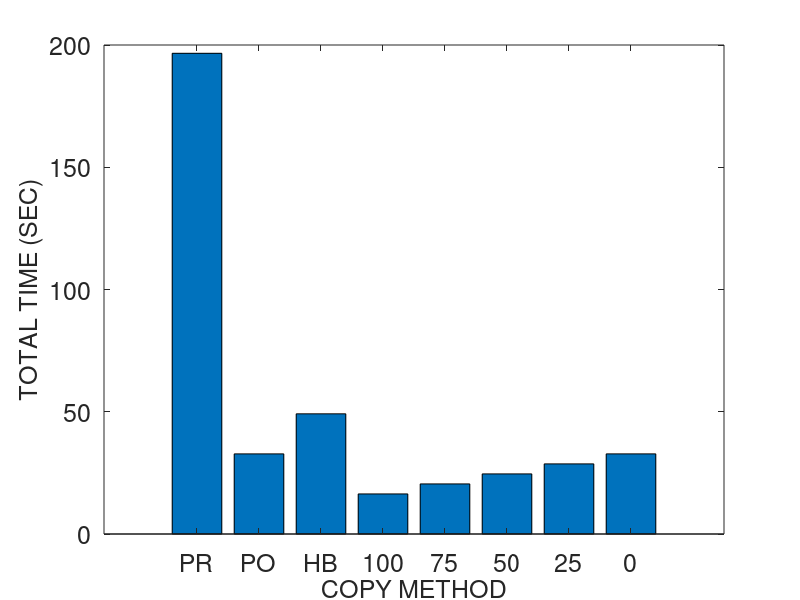
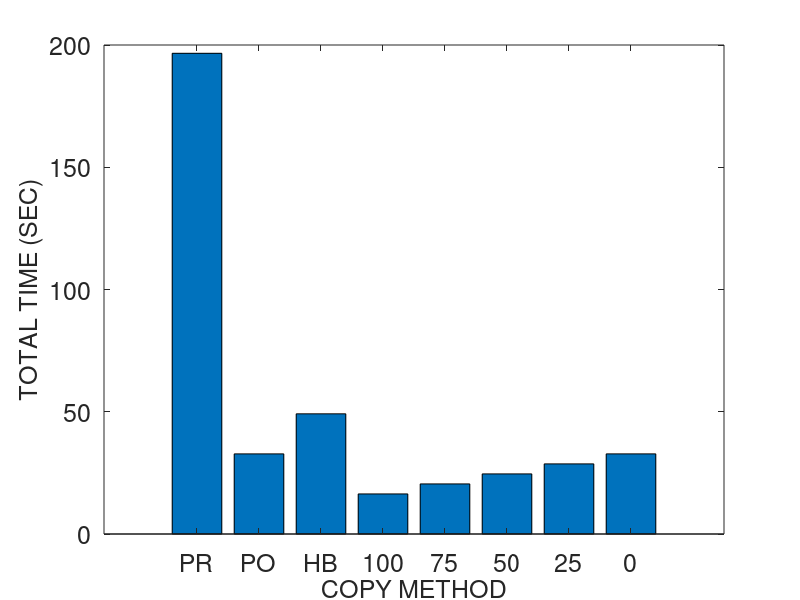
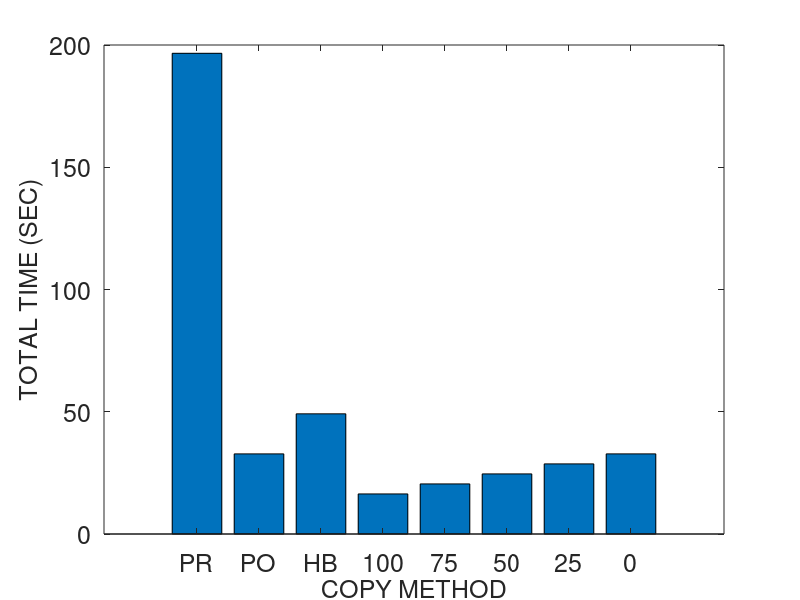
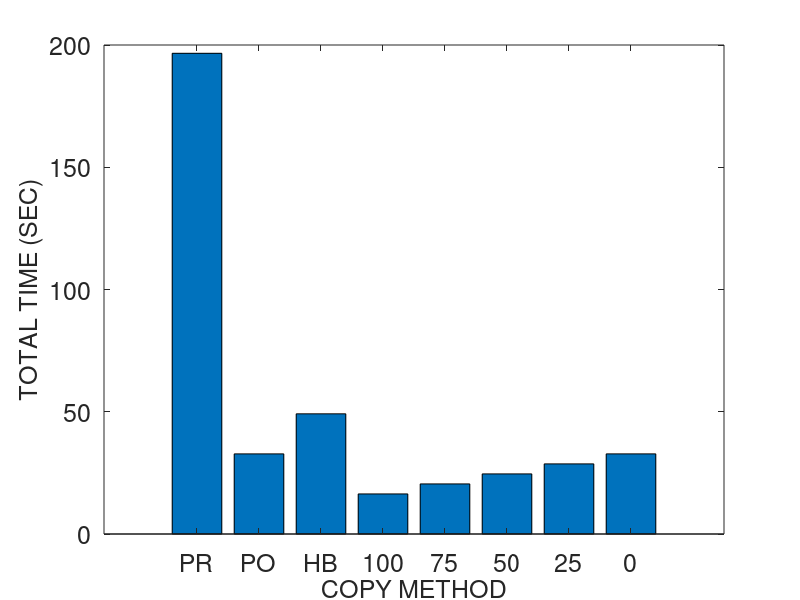

Recreate these plots in MATLAB, in order.
% basic hybrid copy migration
	global wss numpages readrate dirtyrate pagesize b scinfo
	global totaltime downtime totaldata

% memory size in MB
r = 4096
r *= 1024 % convert to KB

% page dirty rate in percent (%): against to total memory pages
readrate = 50
prefix = strcat ("M4G_R", num2str(readrate))
readrate /= 100

dirtyrate = 50 
prefix = strcat (prefix, "_W", num2str(dirtyrate))
dirtyrate /= 100

% prediction accuracy 0 through 1
acc = 1

pagesize = 4 % in KB
numpages = r / pagesize

% delta compression rate
comp = 0.5 

% amount of CPU and device states in KB 
scinfo = 100

% working set size in number of pages
wss = numpages * 0.25

% 0: zero, 1: read, 2: dirtied, 3: inactive data
mem = zeros(1, numpages);

run = 1

%prefix = strcat (prefix, "_acc", num2str(acc), "_r", num2str(run))

% bandwidth in gbps
b = 1000 
b = b * 1024/8 % convert to KB

%fontsize = 10
fontsize = 18
%fontsize = 20

totaltime = 0;
downtime = 0;
totaldata = 0;

A = zeros(8, 3);

%%%%%%%%%%%%%%%%%%%%%%%%%%%%%%
% precopy migration
%%%%%%%%%%%%%%%%%%%%%%%%%%%%%%
fprintf('\n')
disp('==================== Precopy migration ====================')
% iterations
present = numpages * pagesize
iter = 0
while present > 50 && iter < 29 && totaldata < 4*r
	pretime = present / b
	totaltime += pretime
	totaldata += present
	present = numpages * pagesize * dirtyrate 
	%dirts = wss * dirtyrate
	iter += 1
end

% stop-and-copy phase
% stop conditions: 29 iterations, 50 pages, 4 memory size sent
scsent = scinfo + present * pagesize
downtime = scsent / b
totaltime += downtime
totaldata += scsent

% network fault rate
NFR = 0

A (1, 1) = totaltime;
A (1, 2) = downtime;
A (1, 3) = totaldata;

%%%%%%%%%%%%%%%%%%%%%%%%%%%%%%
% postcopy migration
%%%%%%%%%%%%%%%%%%%%%%%%%%%%%%
fprintf('\n')
disp('===================== Postcopy migration ======================')
totaltime = 0;
downtime = 0;
totaldata = 0;

% stop-and-copy phase
scsent = scinfo
downtime = scsent / b
totaltime += downtime
totaldata += scsent

% prepaging (bubbling) and on-demand paging
postsent = r
posttime = postsent/b
totaltime += posttime
totaldata += postsent
% network fault rate
NFR = 0.2

A (2, 1) = totaltime;
A (2, 2) = downtime;
A (2, 3) = totaldata;

%%%%%%%%%%%%%%%%%%%%%%%%%%%%%%
% hybrid copy migration
%%%%%%%%%%%%%%%%%%%%%%%%%%%%%%
fprintf('\n')
disp('==================== Hybrid copy migration ====================')
totaltime = 0;
downtime = 0;
totaldata = 0;

% precopy phase: single iteration
present = r
pretime = present / b
totaltime += pretime
totaldata += present

% stop-and-copy phase
bitmapsize = 500 % KB
scsent = scinfo + bitmapsize
downtime = scsent / b
totaltime += downtime
totaldata += scsent

% postcopy phase: prepaging (bubbling) and on-demand paging
%dirts = wss * dirtyrate
dirts = numpages * dirtyrate
postsent = dirts * pagesize
posttime = postsent/b
totaltime += posttime
totaldata += postsent
% network fault rate
NFR = 0.2

A (3, 1) = totaltime;
A (3, 2) = downtime;
A (3, 3) = totaldata;

%%%%%%%%%%%%%%%%%%%%%%%%%%%%%%
% proactive hybrid copy migration
%%%%%%%%%%%%%%%%%%%%%%%%%%%%%%
%disp(char(10))
fprintf('\n')
disp('=============== Proactive hybrid copy migration ================')

function [tt, dt, td] = prohybrid(acc)
	global wss numpages readrate dirtyrate pagesize b scinfo
	global totaltime downtime totaldata

	totaltime = 0;
	downtime = 0;
	totaldata = 0;

% precopy phase
% LRU, PFR

% scan the dirtied pages
% for dirtied pages
% 	mark dirtied (1)
% 	mem(random (1, wss * 0.1))	
%randperm(int64(wss * 0.1));
% for read pages
% 	mark read (2)
% 	mem (random (wss * 0.1, wss * 0.2))

% for pages
% 	predict read/write

% send the pages most likely to be read and least likely to be dirtied
% do not send the pages most likely to be dirtied
% construct queue with the order of p1/p2
%reads = numpages * 0.4 
% total read rate = wss * read_rate = 0.25 * 0.16 = 0.04 (4%)
%read_rate = 0.16
%read_rate = 0.04 % 4% of total memory
% total write rate = wss * write_rate = 0.25 * 0.16 = 0.04 (4%)
%write_rate = 0.16
%write_rate = 0.04 % 4% of total memory
% simple case: readonly pages (RO) - zero dirtied pages 
%RO = 0.3
	pred_pages = numpages * readrate * acc

% LRU
% for LRU queue
% 	mark sent
%	insert the pages into cache and perform delta compression

	present = pred_pages * pagesize
	pretime = present/b
	totaltime += pretime
	totaldata += present

	% stop-and-copy phase
	% send the CPU and device states
	bitmapsize = 500 % KB
	scsent = scinfo + bitmapsize
	downtime = scsent/b
	totaltime += downtime
	totaldata += scsent

	% postcopy phase
	postsent = (numpages - pred_pages) * pagesize

	% exclude the predicted dirtied pages 
	pred_dirts = numpages * dirtyrate * acc
	postsent = (numpages - pred_pages - pred_dirts) * pagesize
	posttime = postsent/b
	totaltime += posttime
	totaldata += postsent
end

% network fault rate
NFR = 0.2

prohybrid(acc)
A (4, 1) = totaltime;
A (4, 2) = downtime;
A (4, 3) = totaldata;

acc = 0.75
prohybrid(acc);
A (5, 1) = totaltime;
A (5, 2) = downtime;
A (5, 3) = totaldata;

acc = 0.5
prohybrid(acc);
A (6, 1) = totaltime;
A (6, 2) = downtime;
A (6, 3) = totaldata;

acc = 0.25
prohybrid(acc);
A (7, 1) = totaltime;
A (7, 2) = downtime;
A (7, 3) = totaldata;

acc = 0
prohybrid(acc);
A (8, 1) = totaltime;
A (8, 2) = downtime;
A (8, 3) = totaldata

%%%%%%%%%%%%%%%%%%%%%%%%%%%%%%%%%%%%%%%%%%%%%%%%%%%%%%%
%                     plotting
% precopy
% postcopy
% hybrid
% pro-hybrid
%%%%%%%%%%%%%%%%%%%%%%%%%%%%%%%%%%%%%%%%%%%%%%%%%%%%%%%

%prefix = "M4G_R14W14_acc100_r1"
%prefix = strcat ("M4G_R", readrate, "W", dirtyrate, "acc", acc, "r", run)
%prefix = strcat (prefix, "W")
%prefix = strcat (prefix, dirtyrate)

dlmwrite (prefix, A, ' ')

%%%%%%%%%%%%%%%%%%%% total time %%%%%%%%%%%%%%%%%%%%%%
figure;
output = strcat(prefix, ".tt");
%output = prefix
%x = ['PRECOPY', 'POSTCOPY', 'HYBRID', 'PRO-HYBRID'];
%x = {'PRE', 'POST', 'HYBR', 'PROH100', 'PROH75', 'PROH50', 'PROH25', 'PROH0'};
x = {'PR', 'PO', 'HB', '100', '75', '50', '25', '0'};
%x = {'1', '2', '3', '4', '5', '6', '7', '8'};
xinterval = 3
%xintervals = 1:xinterval:(xinterval*length(x));
%xintervals = 1:3:3*length(x);
xintervals = 1:4:4*length(x);
%plot(x, A(:,2)/1000000, x, A(:,3)/1000000, '-.*');
%plot(A(:,2));

%xtics = 1:4:16
%bar(xtics, A(:,1))
%bar(A(:,1), XTicksLabelStyle = Diagonal)
bar(xintervals, A(:,1))
set(gca, 'XTick', 1:4:32, 'XTickLabel', x, 'FontSize', fontsize)
%set(gca, 'XTick', xintervals, 'XTickLabel', x, 'FontSize', fontsize)
xlabel('COPY METHOD', 'FontSize', fontsize);
ylabel('TOTAL TIME (SEC)', 'FontSize', fontsize);
%legend('PRECOPY', 'POSTCOPY', 'HYBRID', 'PRO-HYBRID');
%bar(x, A(:,1))

saveas (1, strcat(output, ".png"));
saveas (1, strcat(output, ".eps"));
saveas (1, strcat(output, ".emf"));

%%%%%%%%%%%%%%%%%%%% downtime %%%%%%%%%%%%%%%%%%%%%%
figure;
output = strcat(prefix, ".dt");

bar(A(:,2))
set(gca, 'XTick', 1:8, 'XTickLabel', x, 'FontSize', fontsize)
xlabel('COPY METHOD', 'FontSize', fontsize);
ylabel('DOWNTIME (SEC)', 'FontSize', fontsize);

saveas (1, strcat(output, ".png"));
saveas (1, strcat(output, ".eps"));
saveas (1, strcat(output, ".emf"));

%%%%%%%%%%%%%%%%%%%% total data %%%%%%%%%%%%%%%%%%%%%%
figure;
output = strcat(prefix, ".td");

bar(A(:,3))
set(gca, 'XTick', 1:8, 'XTickLabel', x, 'FontSize', fontsize)
xlabel('COPY METHOD', 'FontSize', fontsize);
ylabel('TOTAL DATA TRANSFERRED (KB)', 'FontSize', fontsize);

saveas (1, strcat(output, ".png"));
saveas (1, strcat(output, ".eps"));
saveas (1, strcat(output, ".emf"));
